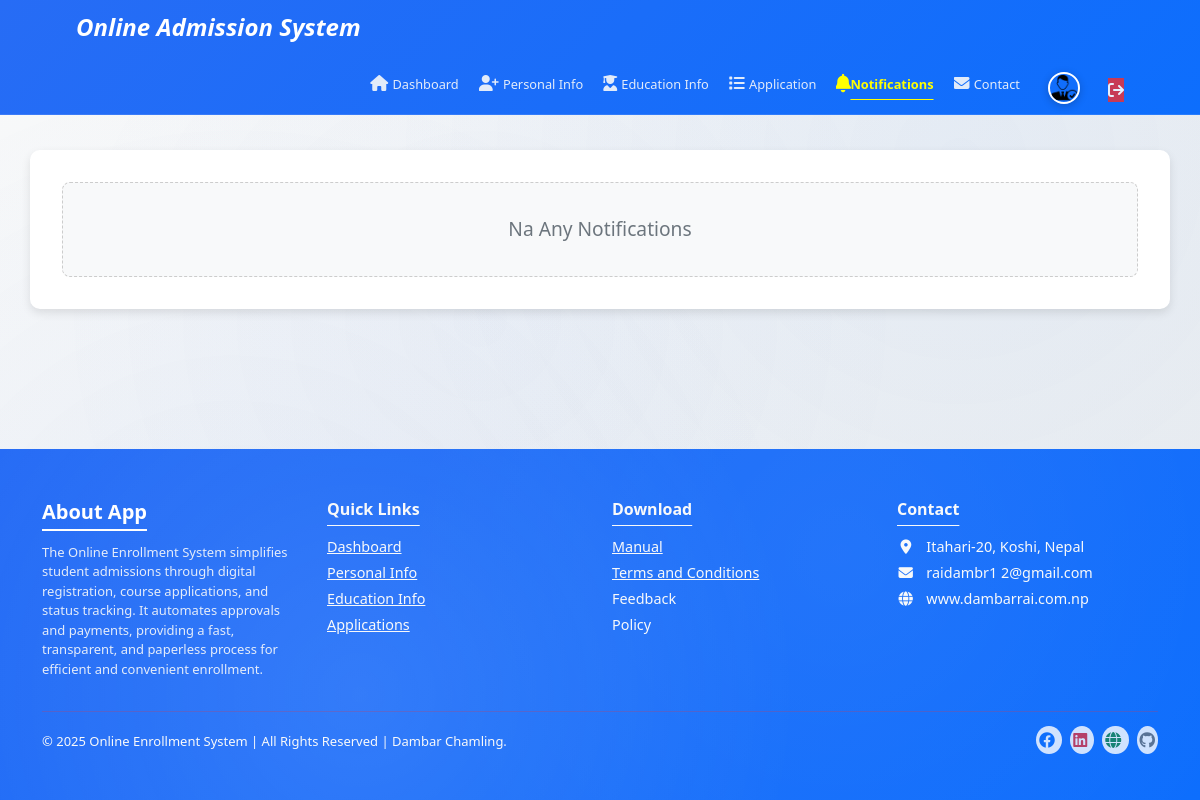
Before: /notification-list/ (signed in) with the older database file.
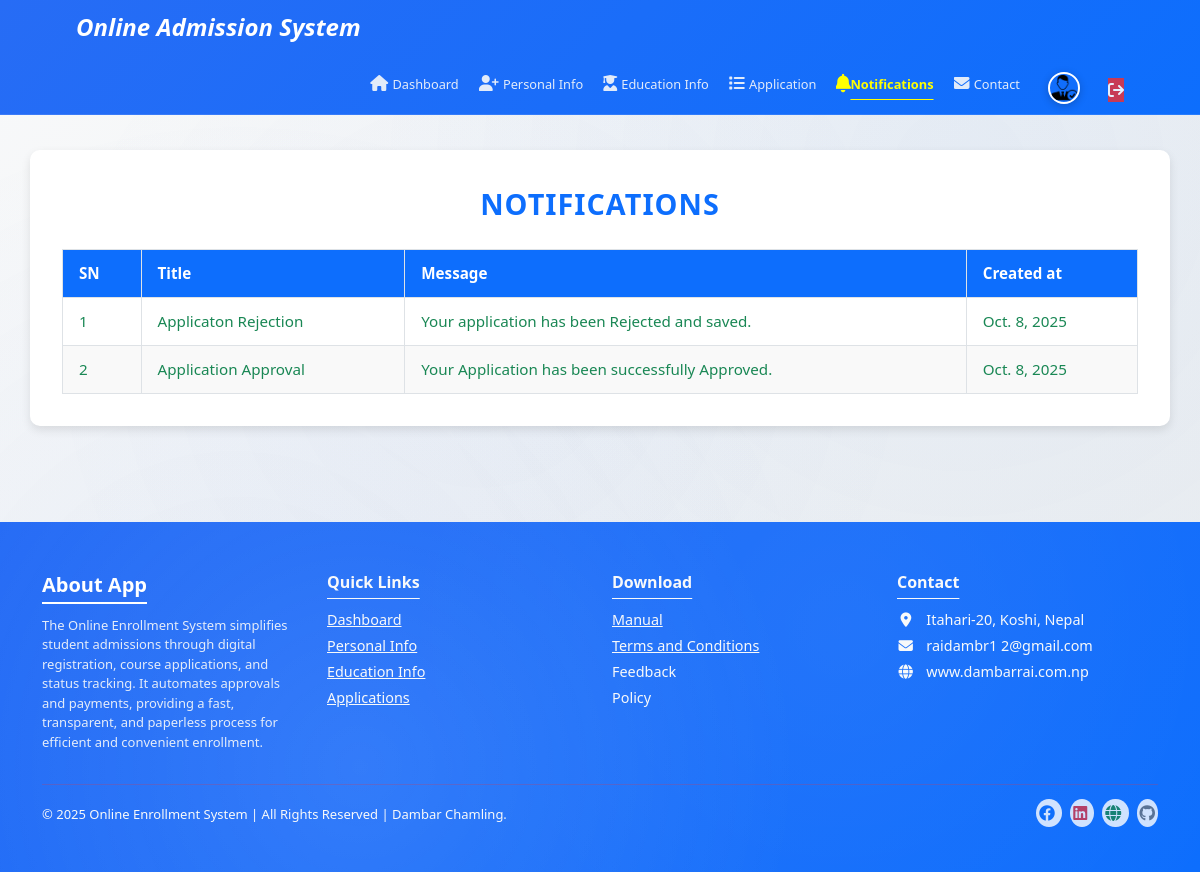
After: the same page with the newer database file.
### admissionapp/models.py (models this page shows, shortened)
class Notification(models.Model):
    user = models.ForeignKey(settings.AUTH_USER_MODEL,on_delete=models.CASCADE)
    title = models.CharField(max_length=100, blank=True)
    message= models.CharField(max_length=200, blank=True)
    created_at = models.DateField(auto_now_add=True)

### admissionapp/views.py (the view)
# urls.py: path('notification-list/', views.notification_list, name='notification_list'),
@login_required
def notification_list(request):
    notifications = Notification.objects.filter(user=request.user).order_by('-created_at')
    context = {
        'notifications':notifications,
    }
    return render(request, 'student/notification_list.html', context)

### admissionapp/context_processors.py (called while the page is built)
def profile_flags(request):
    if not request.user.is_authenticated:
        return {}
    personal_done = PersonalInfo.objects.filter(user=request.user).exists()
    edu_done = EducationalInfo.objects.filter(user=request.user).exists()
    return {
        "personal_done": personal_done,
        "edu_done": edu_done,
        "profile_ready": personal_done and edu_done,
    }

### templates/student/notification_list.html (shortened to what this page needs)
{% extends 'student/student_base.html' %}
{% load static %}
{% block css %}
  <link rel="stylesheet" href="{% static 'css/student/notification_list.css' %}" />
{% endblock %}
{% block body %}
  <div class="notification-section container">
    {% if notifications %}
      <div class="notification-title">Notifications</div>
      <table class="table-bordered">
          <thead>
              <tr>
                  <th>SN</th>
                  <th>Title</th>
                  <th>Message</th>
                  <th>Created at</th>
              </tr>
          </thead>
          <tbody>
              {% for n in notifications %}
                  <tr class="text-success">
                      <td>{{forloop.counter}}</td>
                      <td>{{n.title}}</td>
                      <td>{{n.message}}</td>
                      <td>{{n.created_at}}</td>
                  </tr>
              {% endfor %}
          </tbody>
      </table>
    {% else %}
      <div class="no-notifications">
        Na Any Notifications
      </div>
    {% endif %}
  </div>
{% endblock %}

Changed rows visible on the page:
added Notification: title "Applicaton Rejection", message "Your application has been Rejected and saved.", created_at "Oct. 8, 2025"
added Notification: title "Application Approval", message "Your Application has been successfully Approved.", created_at "Oct. 8, 2025"
Other visible differences:
text no longer shown: "Na Any Notifications"
text now shown: "NOTIFICATIONS SN Title Message Created at"
